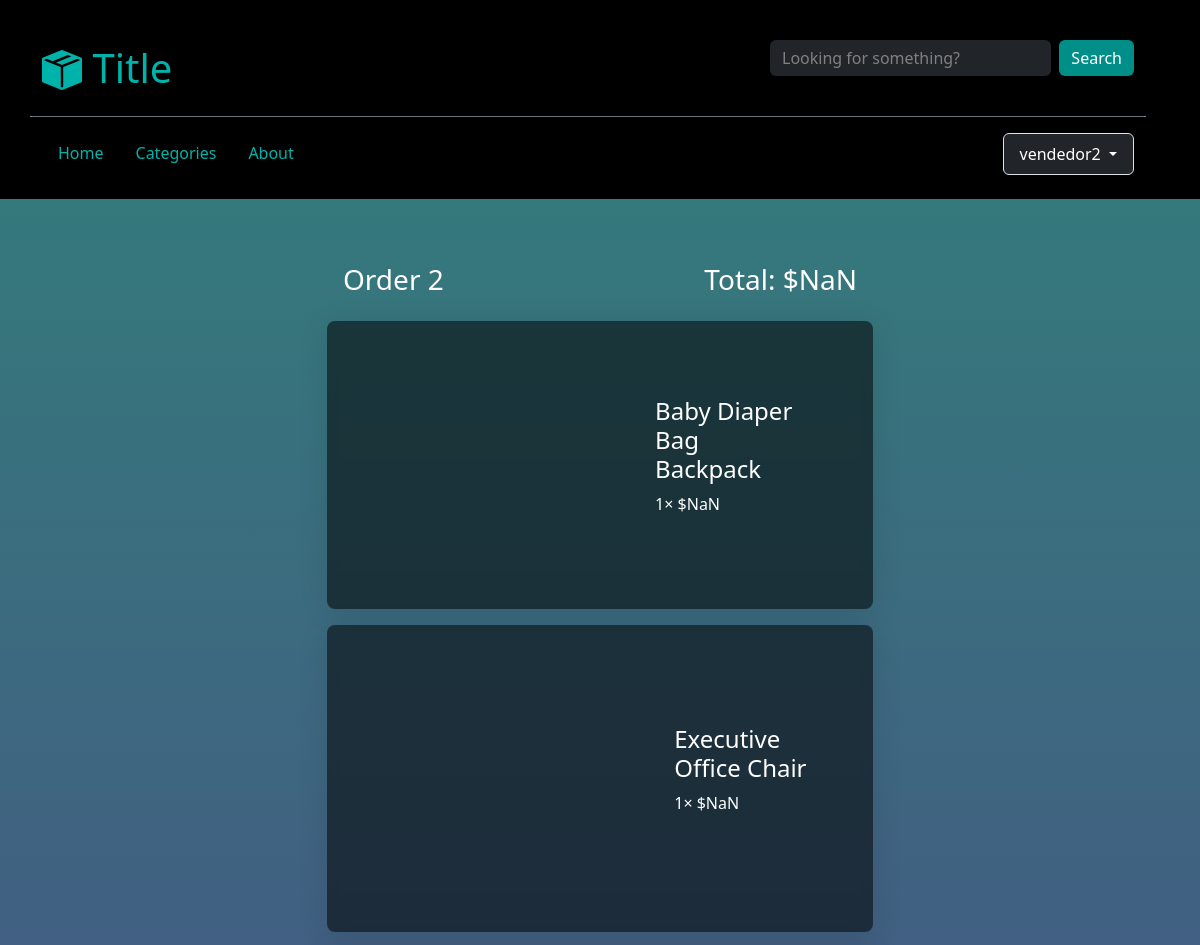
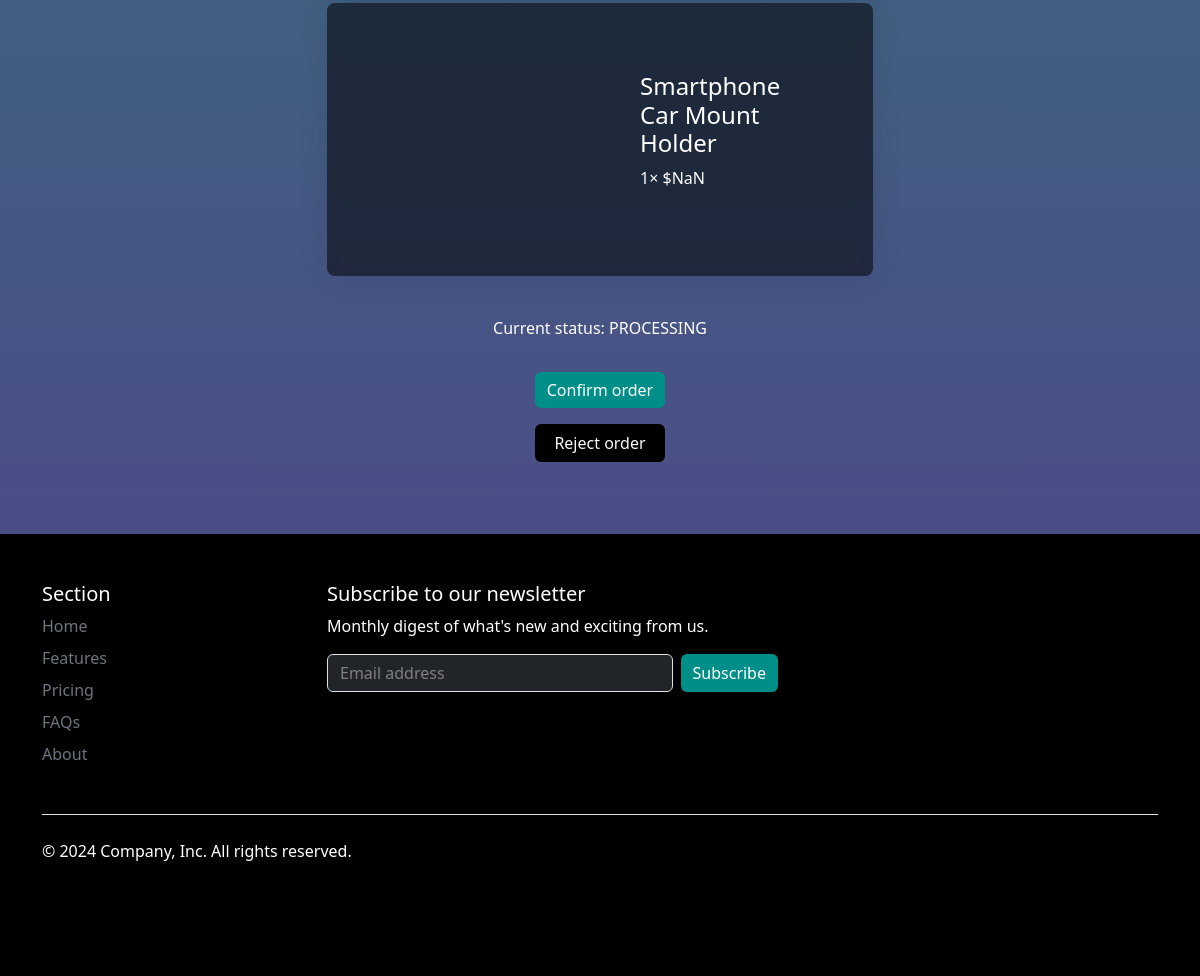
Screenshot of /sale/2/ (signed in) with the database file from the repository (2 pictures, top to bottom).
### delivery/models.py (models this page shows, shortened)
class Order(models.Model):
    id = models.AutoField(primary_key=True)
    user = models.ForeignKey(AuthUser, on_delete=models.CASCADE)
    creation_date = models.DateTimeField(auto_now_add=True)
    update_date = models.DateTimeField(auto_now=True)
    total_price = models.DecimalField(max_digits=10, decimal_places=2, default=0)
    status = models.ForeignKey(OrderStatus, on_delete=models.PROTECT, default=1)
    payment = models.ForeignKey(Payment, on_delete=models.CASCADE)
    recipient = models.ForeignKey(Recipient, on_delete=models.CASCADE)
    delivery_adress = models.ForeignKey(Adress, on_delete=models.CASCADE)
    class Meta:
        db_table = "order"

class OrderItem(models.Model):
    id = models.AutoField(primary_key=True)
    order = models.ForeignKey(Order, on_delete=models.CASCADE)
    product = models.ForeignKey(Product, on_delete=models.CASCADE)
    quant = models.PositiveIntegerField()
    class Meta:
        db_table = "order_item"

class Product(models.Model):
    id = models.AutoField(primary_key=True)
    name = models.CharField(max_length=255)
    description = models.TextField(blank=True)
    category = models.ForeignKey(Category, default=24, on_delete=models.SET_DEFAULT)
    price = models.DecimalField(max_digits=10, decimal_places=2)
    stock = models.PositiveIntegerField()
    image_url = models.TextField(default="")
    owner = models.ForeignKey(AuthUser, on_delete=models.CASCADE)
    def __str__(self):
        return self.name
    class Meta:
        db_table = "product"

class OrderStatus(models.Model):
    id = models.AutoField(primary_key=True)
    description = models.CharField(max_length=25, choices=[
        ("PROCESSING", "Processing"),
        ("IN PREPARATION", "In preparation"),
        ("AWAITING WITHDRAW", "Awaiting withdrawal"),
        ("EN ROUTE", "En route"),
        ("DELIVER", "Deliver"),
        ("CANCELED", "Canceled")
    ])
    class Meta:
        db_table = "order_status"

### delivery/views.py (the view)
# urls.py: path("sale/<int:order_id>/", views.sale, name="sale"),
@login_required
def sale(request, order_id):
    user = request.user
    order = Order.objects.get(pk = order_id)
    order_items = OrderItem.objects.filter(order=order)
    items = [item for item in order_items if item.product.owner == user]
    context = get_layout_context(request)
    context.update({"order": order, "items": items})
    return render(request, "seller/sale.html", context)

### delivery/views.py (called while the page is built)
def get_layout_context(request):
    try:
        type = UserInfo.objects.get(user_id=request.user.id).type
    except:
        type = None
    categories = Category.objects.all().order_by('name')
    context = {'type': type, 'categories': categories}
    return context

### delivery/templates/seller/sale.html (shortened to what this page needs)
{% extends "layout.html" %}
{% load static %}
{% block body %}
<div class="container">
    <div class="row d-flex justify-content-center">
        <div class="col-xm-12 col-sm-10 col-md-8 col-lg-6">
            <div class="d-flex justify-content-between">
                <h3 class="p-3">Order <span>{{ order.id }}</span></h3>
                <h3 class="p-3">Total: <span name="price">{{ order.total_price }}</span></h3>
            </div>
            <ul class="list-group">
                {% for item in items %}
                    <a href="{% url 'product' product_id=item.product.id %}" class="list-group-item glass border-0 rounded-3 text-light d-flex align-items-center mb-3 link-underline link-underline-opacity-0">
                        <span class="d-flex justify-content-center align-items-center mb-2 w-100 square">
                        </span>
                        <div class="d-flex p-4 px-5 flex-column">
                            <h4>{{ item.product }}</h4>
                            <p>{{ item.quant }}&times;&nbsp;<span name="price">{{ item.product.price }}</span></p>
                        </div>
                    </a>
                {% endfor %}
            </ul>
            <div class="d-flex flex-column align-items-center m-4">
                <p>Current status: {{ order.status.description }}</p>
                <div action="" class="d-flex flex-column">
                    {% if order.status.description == "PROCESSING" %}
                        <a href="{% url 'update_order_status' status_id=2 order_id=order.id %}" class="btn btn-theme my-3">Confirm order</a>
                        <a class="btn bg-black text-light" data-bs-toggle="modal" data-bs-target="#exampleModal">Reject order</a>
                    {% elif order.status.description == "IN PREPARATION" %}
                        <a href="{% url 'update_order_status' status_id=3 order_id=order.id %}" class="btn btn-theme">Ready for pickup</a>
                    {% endif %}
                </div>
            </div>
        </div>
    </div>
</div>
{% endblock %}

### delivery/templates/layout.html (shortened to what this page needs)
{% load static %}
<!DOCTYPE html>
<html lang="en">
    <head>
        <link href="https://cdn.jsdelivr.net/npm/bootstrap@5.3.3/dist/css/bootstrap.min.css" rel="stylesheet">
        <link rel="stylesheet" href="https://cdn.jsdelivr.net/npm/bootstrap-icons@1.11.3/font/bootstrap-icons.min.css">
        <link rel="stylesheet" href="{% static 'style.css' %}">
    </head>
    <body>
        <div class="bg-black">
            <div id="header" class="container d-flex align-items-center py-4 mb-5">
                <div class="row w-100">
                    <div class="d-flex justify-content-between border-bottom border-secondary py-3 mb-2">
                        <a class="nav-link nav-link d-flex align-items-end" href="{% url 'index' %}">
                            <i class="bi bi-box-seam-fill text-theme fs-1"></i>
                            <h1 class="text-theme">&nbsp;Title</h1>
                        </a>
                        <div class="col-8 col-md-6 col-lg-4">
                            <form action="" class="d-flex">
                                <input class="form-control bg-dark text-light border-0" type="text" id="search" placeholder="Looking for something?">
                                <input class="btn btn-theme ms-2" type="submit" value="Search">
                            </form>
                        </div>
                    </div>
                    <div class="d-flex justify-content-between mt-2">
                        <ul class="nav">
                        <li>
                            <a class="nav-link link-theme" href="{% url 'index' %}">Home</a>
                        </li>
                        <li>
                            <a class="nav-link link-theme" href="{% url 'categories_filter' category_id=0 %}">Categories</a>
                        </li>
                        <li>
                            <a class="nav-link link-theme" href="">About</a>
                        </li>
                        </ul>
                        <div>
                            {% if user.is_authenticated %}
                                <div class="dropdown">
                                <button class="btn btn-dark dropdown-toggle border px-3 py-2" type="button" data-bs-toggle="dropdown" aria-expanded="false">
                                    {{ user.username }}
                                </button>
                                </div>
                            {% else %}
                                Not signed in.
                            {% endif %}
                        </div>
                    </div>
                </div>
            </div>
        </div>
        {% block body %}
        {% endblock %}
        <div class="bg-black">
            <div class="container">
                <footer class="mt-5 py-5">
                    <div class="row">
                    <div class="col-6 col-md-2 mb-3">
                        <h5>Section</h5>
                        <ul class="nav flex-column">
                        <li class="nav-item mb-2"><a href="{% url 'index' %}" class="nav-link p-0 link link-secondary">Home</a></li>
                        <li class="nav-item mb-2"><a href="#" class="nav-link p-0 link link-secondary">Features</a></li>
                        <li class="nav-item mb-2"><a href="#" class="nav-link p-0 link link-secondary">Pricing</a></li>
                        <li class="nav-item mb-2"><a href="#" class="nav-link p-0 link link-secondary">FAQs</a></li>
                        <li class="nav-item mb-2"><a href="#" class="nav-link p-0 link link-secondary">About</a></li>
                        </ul>
                    </div>
                    <div class="col-md-5 offset-md-1 mb-3">
                        <form>
                        <h5>Subscribe to our newsletter</h5>
                        <p>Monthly digest of what's new and exciting from us.</p>
                        <div class="d-flex flex-column flex-sm-row w-100 gap-2">
                            <input id="newsletter1" type="text" class="form-control bg-dark text-light" placeholder="Email address">
                            <button class="btn btn-theme" type="button">Subscribe</button>
                        </div>
                        </form>
                    </div>
                    </div>
                    <div class="d-flex flex-column flex-sm-row justify-content-between py-4 my-4 border-top">
                    <p>© 2024 Company, Inc. All rights reserved.</p>
                    <ul class="list-unstyled d-flex">
                        <li class="ms-3"><a class="link-body-emphasis" href="#"><svg class="bi" width="24" height="24"><use xlink:href="#twitter"></use></svg></a></li>
                        <li class="ms-3"><a class="link-body-emphasis" href="#"><svg class="bi" width="24" height="24"><use xlink:href="#instagram"></use></svg></a></li>
                        <li class="ms-3"><a class="link-body-emphasis" href="#"><svg class="bi" width="24" height="24"><use xlink:href="#facebook"></use></svg></a></li>
                    </ul>
                    </div>
                </footer>
            </div>
        </div>
    </body>
</html>

### delivery/static/style.css (style rules this page uses)
:root { --text-color: #00b3aa; --link-hover-color: #61fff7; --btn-color: #008f88; }
body { background-image: linear-gradient(#31807a, #523e8a); background-attachment: fixed; }
*, h1, h3 { color: white; }
.form-control::placeholder { color: gray; }
.glass { background: rgba(0, 0, 0, 0.54); box-shadow: 0 4px 30px rgba(0, 0, 0, 0.1); backdrop-filter: blur(5px); -webkit-backdrop-filter: blur(5px); }
.text-theme { color: var(--text-color) !important; }
.btn-theme { background-color: var(--btn-color) !important; border: none; color: white; }
.link-theme { color: var(--text-color) !important; }

### rows the page displays
Order: id "2", status.description "PROCESSING"
OrderItem: product "Baby Diaper Bag Backpack", quant "1"
OrderItem: product "Executive Office Chair", quant "1"
OrderItem: product "Smartphone Car Mount Holder", quant "1"

### other values shown
{{ user.username }} "vendedor2"
